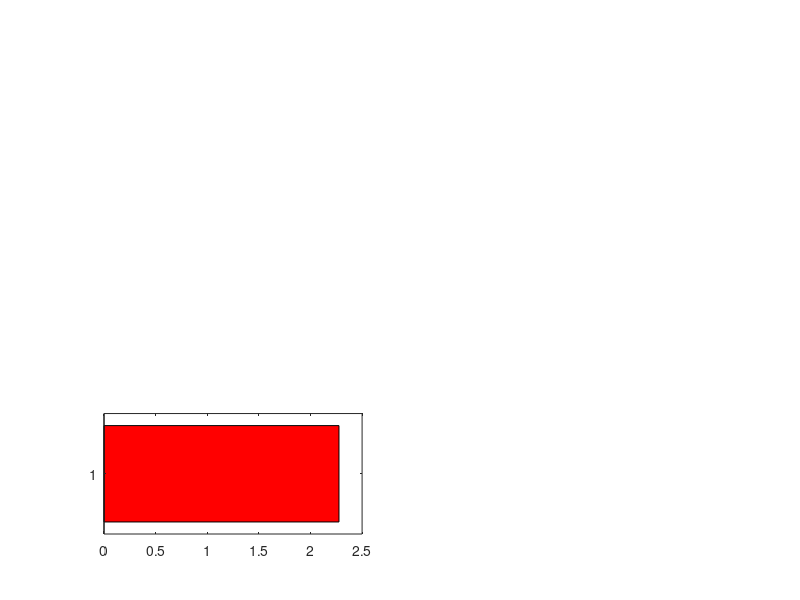

MATLAB code for this plot: (Note: this script raises an error after producing the figure.)

% This code plots the shift in the SN points in the perturbed models
% relative to the unperturbed models. The SN points for the perturbed
% models are stored in 'param_ThrePert_SA0SB0_25pc_AND.mat' and the SN
% points for the unperturbed models are stored in
% 'param_SameSA0SB0_AND.mat'.

clear
clc

load param_ThrePert_SA0SB0_25pc_AND.mat
load param_SameSA0SB0_AND.mat

SNB_OG = SNB(nrr,:);    % SN points for unperturbed models

%%%%%%%%%%%%%%%%%%%%%%%%%%%%%%%%%%%%%%%%%%%%%%%%%%%%%%%%%%%%%%%%%%%%%%%%%%%
% Analysis of the SN points for the direct perturbations

diff_OG_dir = SNB_OG-SNB_SB0ltSA0;

pc_moved_dir = diff_OG_dir.*100./SNB_OG;

avg_pc_moved_dir = mean(pc_moved_dir);


std_err_dir = std(pc_moved_dir) ./ sqrt(size(pc_moved_dir, 1));

custom_colors = ['r', 'g', 'b','yellow'];

figure(2)
subplot(3,2,5)
bar(avg_pc_moved_dir, 'FaceColor', 'flat');

for i = 1:numel(avg_pc_moved_dir)
    c = custom_colors(i);
    barh(i, avg_pc_moved_dir(i), 'FaceColor', c);
    hold on;
    errorbar(avg_pc_moved_dir(i), i, std_err_dir(i), 'horizontal', 'Color', 'k');
end

hold off;


% Reverse the x-axis
set(gca, 'XDir', 'reverse');

%%%%%%%%%%%%%%%%%%%%%%%%%%%%%%%%%%%%%%%%%%%%%%%%%%%%%%%%%%%%%%%%%%%%%%%%%%%
% Analysis of the SN points for the indirect perturbations

diff_OG_ind = SNB_OG-SNB_SA0ltSB0;

pc_moved_ind = diff_OG_ind.*100./SNB_OG;

avg_pc_moved_ind = mean(pc_moved_ind);


std_err_ind = std(pc_moved_ind) ./ sqrt(size(pc_moved_ind, 1));

subplot(3,2,6)
bar(avg_pc_moved_ind, 'FaceColor', 'flat');

for i = 1:numel(avg_pc_moved_ind)
    c = custom_colors(i);
    barh(i, avg_pc_moved_ind(i), 'FaceColor', c);
    hold on;
    errorbar(avg_pc_moved_ind(i), i, std_err_ind(i), 'horizontal', 'Color', 'k');
end

hold off;

% Reverse the x-axis
set(gca, 'XDir', 'reverse');
